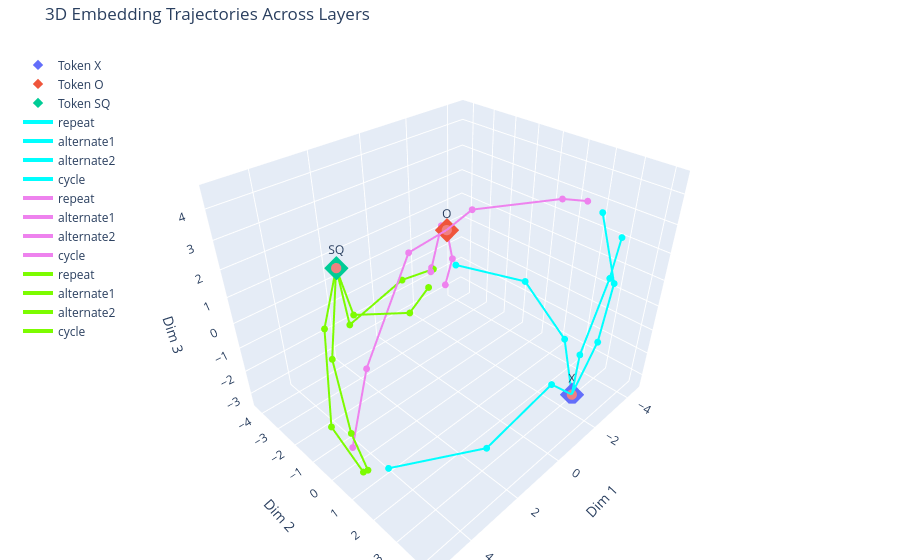

This figure's notebook cell:
### Code cell
import numpy as np
import plotly.graph_objects as go

# --- Dummy data ---

# Static embeddings for tokens X, O, SQ (already 3D)
static_embeddings = static_3d
contexts = [x_pattern_layers_3D,o_pattern_layers_3D,sq_pattern_layers_3D]

context_labels = ["repeat", "alternate1", "alternate2", "cycle"]

pattern_colors = {
    "repeat": "cyan",
    "alternate1": "violet",
    "alternate2": "lawngreen",
    "cycle": "lightcoral"
}

colors = ["cyan", "violet", "lawngreen"]

# --- Plotly figure ---
fig = go.Figure()


# Plot static token embeddings (anchors)
for i, token in enumerate(tokens):
    fig.add_trace(go.Scatter3d(
        x=[static_embeddings[i, 0]],
        y=[static_embeddings[i, 1]],
        z=[static_embeddings[i, 2]],
        mode='markers+text',
        marker=dict(size=8, symbol='diamond'),
        text=[token],
        textposition="top center",
        name=f"Token {token}"
    ))

symbols = ["x", "circle", "square"]

for i, context in enumerate(contexts): 
    for ctx, label in zip(context, context_labels):
        x, y, z = ctx[:, 0], ctx[:, 1], ctx[:, 2]
        color = pattern_colors[label]
        
        # line + markers
        fig.add_trace(go.Scatter3d(
            x=x, y=y, z=z,
            mode='lines+markers',
            marker=dict(size=4, color=colors[i]),
            line=dict(width=4, color=colors[i]),
            name=label
        ))
        
        # start
        fig.add_trace(go.Scatter3d(
            x=[x[0]], y=[y[0]], z=[z[0]],
            mode='markers',
            marker=dict(size=6, color=color, symbol='circle'),
            showlegend=False
        ))
        
        # end
        # fig.add_trace(go.Scatter3d(
        #     x=[x[-1]], y=[y[-1]], z=[z[-1]],
        #     mode='markers',
        #     marker=dict(size=8, color=color, symbol=symbols[i]),
        #     showlegend=False
        # ))

# Layout
fig.update_layout(
    title="3D Embedding Trajectories Across Layers",
    scene=dict(
        xaxis_title="Dim 1",
        yaxis_title="Dim 2",
        zaxis_title="Dim 3",
    ),
    legend=dict(x=0.02, y=0.98),
    margin=dict(l=0, r=0, b=0, t=40)
)

fig.show()

### Figure 1 — Plotly figure (JSON) as saved in the notebook; plotly's stock layout.template omitted (floating-point values rounded to 4 significant figures)
{"data": [{"marker": {"size": 8, "symbol": "diamond"}, "mode": "markers+text", "name": "Token X", "text": ["X"], "textposition": "top center", "type": "scatter3d", "x": [-2.52], "y": [3.08], "z": [-3.336]}, {"marker": {"size": 8, "symbol": "diamond"}, "mode": "markers+text", "name": "Token O", "text": ["O"], "textposition": "top center", "type": "scatter3d", "x": [-1.419], "y": [-1.986], "z": [1.633]}, {"marker": {"size": 8, "symbol": "diamond"}, "mode": "markers+text", "name": "Token SQ", "text": ["SQ"], "textposition": "top center", "type": "scatter3d", "x": [3.584], "y": [-1.304], "z": [2.652]}, {"line": {"color": "cyan", "width": 4}, "marker": {"color": "cyan", "size": 4}, "mode": "lines+markers", "name": "repeat", "type": "scatter3d", "x": [-2.52, -1.143, 2.114, 4.414], "y": [3.08, 3.092, 3.234, 1.444], "z": [-3.336, -1.95, -2.257, -2.721]}, {"marker": {"color": "cyan", "size": 6, "symbol": "circle"}, "mode": "markers", "showlegend": false, "type": "scatter3d", "x": [-2.52], "y": [3.08], "z": [-3.336]}, {"line": {"color": "cyan", "width": 4}, "marker": {"color": "cyan", "size": 4}, "mode": "lines+markers", "name": "alternate1", "type": "scatter3d", "x": [-2.52, -2.39, -2.215, -1.498], "y": [3.08, 3.785, 4.073, 3.761], "z": [-3.336, -0.5059, 1.934, 4.365]}, {"marker": {"color": "violet", "size": 6, "symbol": "circle"}, "mode": "markers", "showlegend": false, "type": "scatter3d", "x": [-2.52], "y": [3.08], "z": [-3.336]}, {"line": {"color": "cyan", "width": 4}, "marker": {"color": "cyan", "size": 4}, "mode": "lines+markers", "name": "alternate2", "type": "scatter3d", "x": [-2.52, -3.15, -4.49, -3.723], "y": [3.08, 2.104, -0.8143, -3.798], "z": [-3.336, -1.776, -1.354, -1.591]}, {"marker": {"color": "lawngreen", "size": 6, "symbol": "circle"}, "mode": "markers", "showlegend": false, "type": "scatter3d", "x": [-2.52], "y": [3.08], "z": [-3.336]}, {"line": {"color": "cyan", "width": 4}, "marker": {"color": "cyan", "size": 4}, "mode": "lines+markers", "name": "cycle", "type": "scatter3d", "x": [-2.52, -2.023, -2.574, -2.023], "y": [3.08, 3.44, 3.716, 4.159], "z": [-3.336, -1.016, 1.781, 3.565]}, {"marker": {"color": "lightcoral", "size": 6, "symbol": "circle"}, "mode": "markers", "showlegend": false, "type": "scatter3d", "x": [-2.52], "y": [3.08], "z": [-3.336]}, {"line": {"color": "violet", "width": 4}, "marker": {"color": "violet", "size": 4}, "mode": "lines+markers", "name": "repeat", "type": "scatter3d", "x": [-1.419, -1.786, -1.872, -1.578], "y": [-1.986, -1.17, 2.214, 3.216], "z": [1.633, 2.564, 4.092, 4.477]}, {"marker": {"color": "cyan", "size": 6, "symbol": "circle"}, "mode": "markers", "showlegend": false, "type": "scatter3d", "x": [-1.419], "y": [-1.986], "z": [1.633]}, {"line": {"color": "violet", "width": 4}, "marker": {"color": "violet", "size": 4}, "mode": "lines+markers", "name": "alternate1", "type": "scatter3d", "x": [-1.419, -0.004162, 3.259, 4.641], "y": [-1.986, -2.371, -0.8034, 0.01884], "z": [1.633, 1.172, -0.9559, -2.778]}, {"marker": {"color": "violet", "size": 6, "symbol": "circle"}, "mode": "markers", "showlegend": false, "type": "scatter3d", "x": [-1.419], "y": [-1.986], "z": [1.633]}, {"line": {"color": "violet", "width": 4}, "marker": {"color": "violet", "size": 4}, "mode": "lines+markers", "name": "alternate2", "type": "scatter3d", "x": [-1.419, -2.016, -3.32, -3.162], "y": [-1.986, -2.619, -3.596, -3.843], "z": [1.633, 1.293, -1.028, -2.317]}, {"marker": {"color": "lawngreen", "size": 6, "symbol": "circle"}, "mode": "markers", "showlegend": false, "type": "scatter3d", "x": [-1.419], "y": [-1.986], "z": [1.633]}, {"line": {"color": "violet", "width": 4}, "marker": {"color": "violet", "size": 4}, "mode": "lines+markers", "name": "cycle", "type": "scatter3d", "x": [-1.419, -1.916, -2.297, -2.809], "y": [-1.986, -2.761, -3.772, -4.269], "z": [1.633, 1.314, -1.257, -1.515]}, {"marker": {"color": "lightcoral", "size": 6, "symbol": "circle"}, "mode": "markers", "showlegend": false, "type": "scatter3d", "x": [-1.419], "y": [-1.986], "z": [1.633]}, {"line": {"color": "lawngreen", "width": 4}, "marker": {"color": "lawngreen", "size": 4}, "mode": "lines+markers", "name": "repeat", "type": "scatter3d", "x": [3.584, 3.274, -0.8073, -2.831], "y": [-1.304, -1.423, -3.754, -4.19], "z": [2.652, 0.4296, -0.9425, -1.564]}, {"marker": {"color": "cyan", "size": 6, "symbol": "circle"}, "mode": "markers", "showlegend": false, "type": "scatter3d", "x": [3.584], "y": [-1.304], "z": [2.652]}, {"line": {"color": "lawngreen", "width": 4}, "marker": {"color": "lawngreen", "size": 4}, "mode": "lines+markers", "name": "alternate1", "type": "scatter3d", "x": [3.584, 4.536, 4.687, 4.674], "y": [-1.304, -0.6097, 0.1153, 0.7517], "z": [2.652, 0.3228, -2.042, -3.171]}, {"marker": {"color": "violet", "size": 6, "symbol": "circle"}, "mode": "markers", "showlegend": false, "type": "scatter3d", "x": [3.584], "y": [-1.304], "z": [2.652]}, {"line": {"color": "lawngreen", "width": 4}, "marker": {"color": "lawngreen", "size": 4}, "mode": "lines+markers", "name": "alternate2", "type": "scatter3d", "x": [3.584, 3.07, 1.432, -0.06637], "y": [-1.304, -1.462, -0.7695, -1.496], "z": [2.652, 0.673, 0.2562, 0.1605]}, {"marker": {"color": "lawngreen", "size": 6, "symbol": "circle"}, "mode": "markers", "showlegend": false, "type": "scatter3d", "x": [3.584], "y": [-1.304], "z": [2.652]}, {"line": {"color": "lawngreen", "width": 4}, "marker": {"color": "lawngreen", "size": 4}, "mode": "lines+markers", "name": "cycle", "type": "scatter3d", "x": [3.584, 4.251, 5.195, 4.972], "y": [-1.304, -1.265, -0.08671, 0.9475], "z": [2.652, 0.8968, -1.539, -2.834]}, {"marker": {"color": "lightcoral", "size": 6, "symbol": "circle"}, "mode": "markers", "showlegend": false, "type": "scatter3d", "x": [3.584], "y": [-1.304], "z": [2.652]}], "layout": {"legend": {"x": 0.02, "y": 0.98}, "margin": {"b": 0, "l": 0, "r": 0, "t": 40}, "scene": {"xaxis": {"title": {"text": "Dim 1"}}, "yaxis": {"title": {"text": "Dim 2"}}, "zaxis": {"title": {"text": "Dim 3"}}}, "title": {"text": "3D Embedding Trajectories Across Layers"}}}
